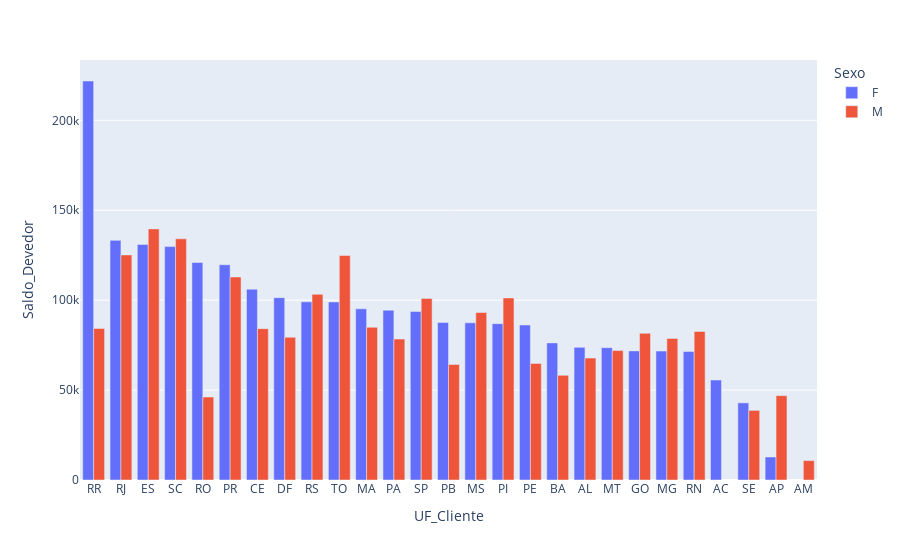

Notebook code for this chart:
### Code cell
px.bar(df_agrupado_UF_Genero, x='UF_Cliente', y='Saldo_Devedor', color='Sexo', barmode = 'group')

### Figure 1 — Plotly figure (JSON) as saved in the notebook; plotly's stock layout.template omitted (floating-point values rounded to 4 significant figures)
{"data": [{"alignmentgroup": "True", "hovertemplate": "Sexo=F<br>UF_Cliente=%{x}<br>Saldo_Devedor=%{y}<extra></extra>", "legendgroup": "F", "marker": {"color": "#636efa", "pattern": {"shape": ""}}, "name": "F", "offsetgroup": "F", "orientation": "v", "showlegend": true, "textposition": "auto", "type": "bar", "x": ["RR", "RJ", "ES", "SC", "RO", "PR", "CE", "DF", "RS", "TO", "MA", "PA", "SP", "PB", "MS", "PI", "PE", "BA", "AL", "MT", "GO", "MG", "RN", "AC", "SE", "AP"], "xaxis": "x", "y": [221900.0, 133300.0, 131000.0, 129800.0, 121000.0, 119700.0, 106100.0, 101400.0, 99070.0, 99020.0, 95190.0, 94450.0, 93690.0, 87580.0, 87400.0, 86940.0, 86200.0, 76250.0, 73760.0, 73590.0, 71790.0, 71700.0, 71470.0, 55580.0, 42890.0, 12790.0], "yaxis": "y"}, {"alignmentgroup": "True", "hovertemplate": "Sexo=M<br>UF_Cliente=%{x}<br>Saldo_Devedor=%{y}<extra></extra>", "legendgroup": "M", "marker": {"color": "#EF553B", "pattern": {"shape": ""}}, "name": "M", "offsetgroup": "M", "orientation": "v", "showlegend": true, "textposition": "auto", "type": "bar", "x": ["ES", "SC", "RJ", "TO", "PR", "RS", "PI", "SP", "MS", "MA", "RR", "CE", "RN", "GO", "DF", "MG", "PA", "MT", "AL", "PE", "PB", "BA", "AP", "RO", "SE", "AM"], "xaxis": "x", "y": [139600.0, 134100.0, 125200.0, 124800.0, 112900.0, 103300.0, 101200.0, 100900.0, 93150.0, 84930.0, 84260.0, 84160.0, 82620.0, 81560.0, 79370.0, 78680.0, 78370.0, 71970.0, 67790.0, 64830.0, 64240.0, 58210.0, 46900.0, 46150.0, 38700.0, 10790.0], "yaxis": "y"}], "layout": {"autosize": true, "barmode": "group", "legend": {"title": {"text": "Sexo"}, "tracegroupgap": 0}, "margin": {"t": 60}, "xaxis": {"anchor": "y", "autorange": true, "domain": [0, 1], "range": [-0.5, 26.5], "title": {"text": "UF_Cliente"}, "type": "category"}, "yaxis": {"anchor": "x", "autorange": true, "domain": [0, 1], "range": [0, 233600.0], "title": {"text": "Saldo_Devedor"}, "type": "linear"}}}
